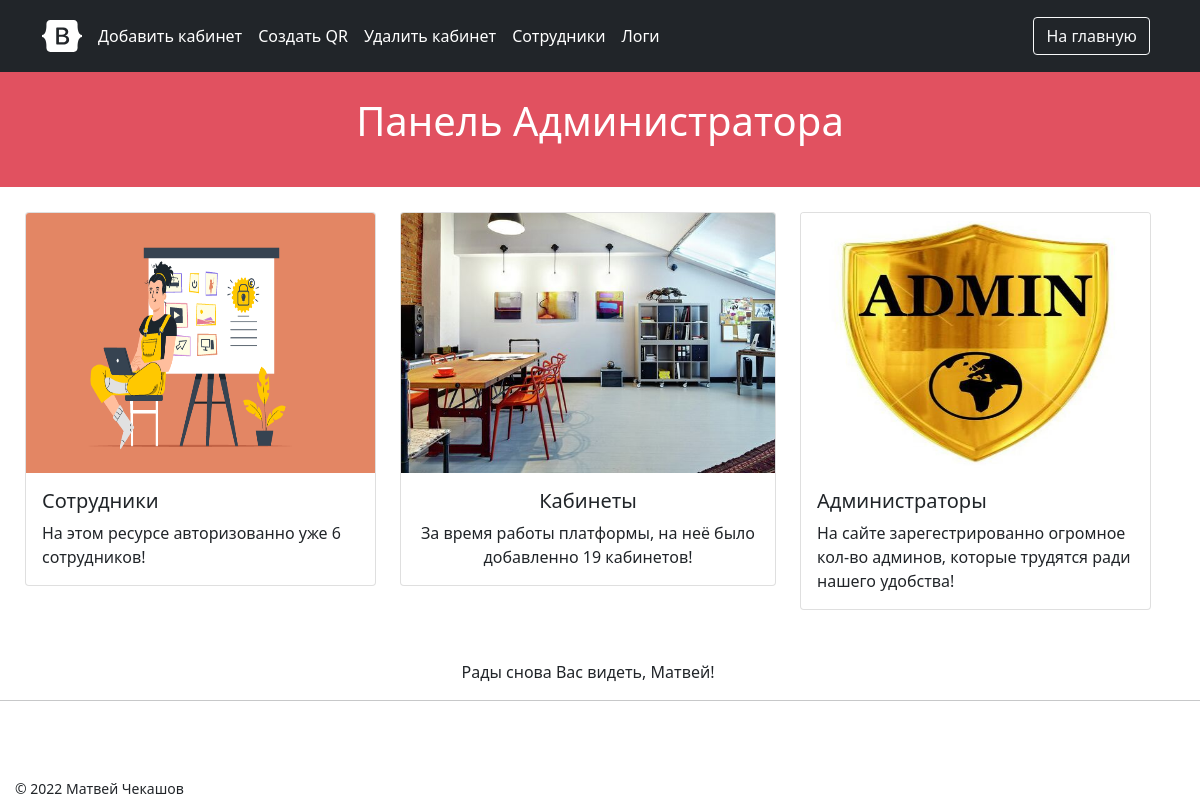
Page /admin (signed in) on the earlier database version.
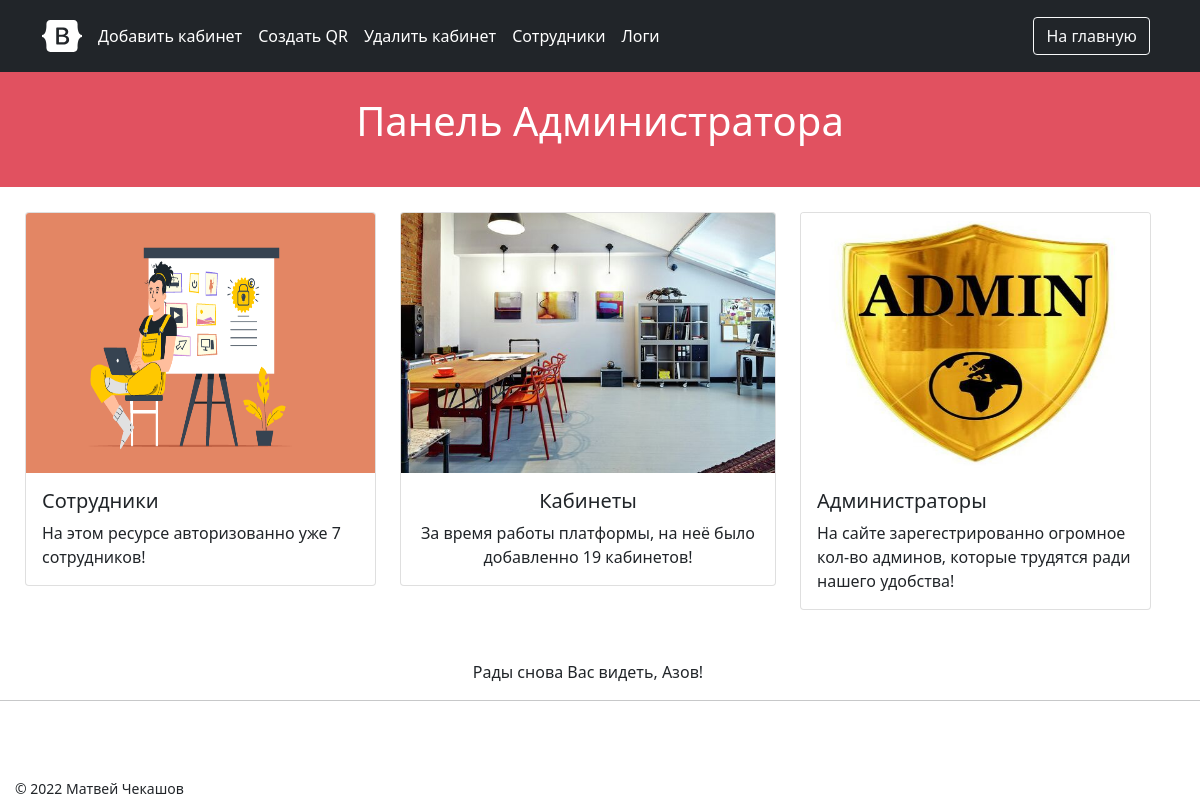
Same page on the later database version.
### models.py (models this page shows, shortened)
class User(db.Model, UserMixin):
    id = db.Column(db.Integer, primary_key=True)
    email = db.Column(db.String(64))
    login = db.Column(db.String(64), unique=True)
    name = db.Column(db.String(64), nullable=False)
    surname = db.Column(db.String(64), nullable=False)
    patronymic = db.Column(db.String(64))
    admin_status = db.Column(db.Boolean, default=False)
    password = db.Column(db.String(128), nullable=False)
    user_sc = db.relationship('ScheduleCleaning', backref='user')
    created_on = db.Column(db.DateTime, default=datetime.utcnow)
    __translate_dict = {'ь': '', 'ъ': '', 'а': 'a', 'б': 'b', 'в': 'v',
                        'г': 'g', 'д': 'd', 'е': 'e', 'ё': 'yo', 'ж': 'zh',
                        'з': 'z', 'и': 'i', 'й': 'y', 'к': 'k', 'л': 'l',
                        'м': 'm', 'н': 'n', 'о': 'o', 'п': 'p', 'р': 'r',
                        'с': 's', 'т': 't', 'у': 'u', 'ф': 'f', 'х': 'h',
                        'ц': 'ts', 'ч': 'ch', 'ш': 'sh', 'щ': 'sch', 'ы': 'yi',
                        'э': 'e', 'ю': 'yu', 'я': 'ya'}
    def login(self):
        pass

### admin.py (the view)
@app.route('/admin', methods=['GET', 'POST'])
@login_required
def admin_index():
    if not check_admin_status():
        flash(f'У вас нет прав для просмотра данной страницы!', category='error')
        app.logger.warning(
            f"Сотрудник с недостаточным уровнем допуска попытался войти в админ-панель: {get_user_info()}")
        return redirect(url_for('index'))
    users = User.query.all()
    cabinets = Cabinet.query.all()
    return render_template('admin/index.html', users=users, cabinets=cabinets)

### controller.py (called while the page is built)
def check_admin_status() -> bool:
    if User.query.get(session['_user_id']).admin_status:
        return True
    return False

@app.after_request
def redirect_to_sign(response):
    if response.status_code == 401:
        return redirect(url_for('login'))
    return response

### models.py (called while the page is built)
@login_manager.user_loader
def load_user(user_id):
    return User.query.get(user_id)

### templates/admin/index.html (shortened to what this page needs)
<!DOCTYPE html>
<html lang="ru">
<head>
</head>
<body>
{% include 'template/header_admin.html' %}
<div id="panel-admin-div" class="text-center">
    <div class="h-25 d-inline-block" id="admin-panel"><h1>Панель Администратора</h1></div>
</div>
<div class="row" style="max-width: 100%;">
    <div class="col-xs-4 col-sm-4 col-md-4 col-lg-4">
        <div class="card" style="margin-top: 25px; margin-left: 25px;">
            <img src="{{ url_for('static', filename='img/admin/Empl.png') }}" class="card-img-top" alt="Работники..." height="260">
            <div class="card-body">
                <h5 class="card-title">Сотрудники</h5>
                <p class="card-text">На этом ресурсе авторизованно уже {{ users|length }} сотрудников!</p>
            </div>
        </div>
    </div>
    <div class="col-xs-4 col-sm-4 col-md-4 col-lg-4">
        <center>
            <div class="card" style="margin-top: 25px;">
                <img src="{{ url_for('static', filename='img/admin/Cabinets.jpeg') }}" class="card-img-top" alt="..." height="260">
                <div class="card-body">
                    <h5 class="card-title">Кабинеты</h5>
                    <p class="card-text">За время работы платформы, на неё было добавленно {{ cabinets|length }} кабинетов!</p>
                </div>
            </div>
        </center>
    </div>
    <div class="col-xs-4 col-sm-4 col-md-4 col-lg-4">
        <div class="card" style="margin-top: 25px; margin-right: 25px;">
            <img src="{{ url_for('static', filename='img/admin/Admin.jpeg') }}" class="card-img-top" alt="..." height="260">
            <div class="card-body">
                <h5 class="card-title">Администраторы</h5>
                <p class="card-text">На сайте зарегестрированно огромное кол-во админов, которые трудятся ради нашего удобства!</p>
            </div>
        </div>
    </div>
    <div class="col-xs-4 col-sm-4 col-md-4 col-lg-4"></div>
    <div class="col-xs-4 col-sm-4 col-md-4 col-lg-4" style="margin-top: 50px;">
        <center><label>Рады снова Вас видеть,  {{ current_user.name }}!</label></center>
    </div>
</div>
<hr>
<br>
<footer class="fixed-bottom" style="margin-left: 15px;">
    <small>© 2022 Матвей Чекашов</small>
</footer>
</body>
</html>

### templates/template/header_admin.html (shortened to what this page needs)
{% extends "template/headers.html" %}
{% block logout %}
<button type="button" class="btn btn-outline-light me-2"
        onclick="location.href=`{{ url_for('index') }}`">На главную
</button>
{% endblock %}
{% block img_url %}
    <a href="{{ url_for('admin_index') }}" class="d-flex align-items-center mb-2 mb-lg-0 text-white text-decoration-none">
        <svg class="bi me-2" width="40" height="32" role="img" aria-label="Bootstrap">
            <use xlink:href="#bootstrap"/>
        </svg>
    </a>
{% endblock %}
{% block admin %}
    <li><a href="{{ url_for('new_cabinet') }}" class="nav-link px-2 text-white">Добавить кабинет</a></li>
    <li><a href="{{ url_for('new_cabinet_qr') }}" class="nav-link px-2 text-white">Создать QR</a></li>
    <li><a href="{{ url_for('delete_cabinet') }}" class="nav-link px-2 text-white">Удалить кабинет</a></li>
    <li><a href="{{ url_for('work_with_user') }}" class="nav-link px-2 text-white">Сотрудники</a></li>
    <li><a href="{{ url_for('admin_log') }}" class="nav-link px-2 text-white">Логи</a></li>
{% endblock %}

### templates/template/headers.html (shortened to what this page needs)
<head>
    <link href="https://cdn.jsdelivr.net/npm/bootstrap@5.1.3/dist/css/bootstrap.min.css" rel="stylesheet"
>
    <link href="{{ url_for('static', filename='css/headers.css') }}" rel="stylesheet">
</head>
<div id="site-head">
    <main class="site-header">
        <header class="p-3 bg-dark text-white">
            <div class="container">
                <div class="d-flex flex-wrap align-items-center justify-content-center justify-content-lg-start">
                    {% block img_url %}{% endblock %}
                    <ul class="nav col-12 col-lg-auto me-lg-auto mb-2 justify-content-center mb-md-0">
                        {% if current_user.admin_status %}
                            {% block admin %}{% endblock %}
                         {% endif %}
                    </ul>
                    <div class="text-end">
                        {% if not current_user.is_authenticated %}
                        <button type="button" class="btn btn-outline-light me-2"
                                onclick="location.href=`{{ url_for('login') }}`">Войти
                        </button>
                        {% else %}
                        {% block logout %}{% endblock %}
                        {% endif %}
                    </div>
                </div>
            </div>
        </header>
    </main>
</div>

### static/css/headers.css (style rules this page uses)
.bi { vertical-align: -.125em; fill: currentColor; }

### templates/admin/index.html (style rules this page uses)
#admin-panel { background-color: rgb(225, 81, 96); padding-top: 25px; color: white; }
#panel-admin-div { height: 115px; background-color: rgb(225, 81, 96) }

Differences in the rows shown:
removed User: name "Матвей"
now on this page (row unchanged): User: name "Азов"
Other differences:
{{ users|length }}: "6" → "7"
